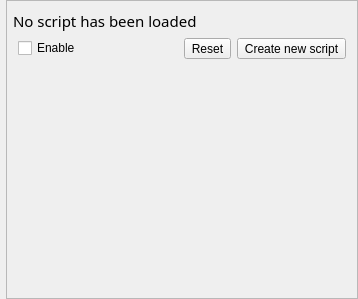
<?xml version="1.0" encoding="UTF-8"?>
<ui version="4.0">
 <class>LiveprogSelectionWidget</class>
 <widget class="QWidget" name="LiveprogSelectionWidget">
  <property name="geometry">
   <rect>
    <x>0</x>
    <y>0</y>
    <width>358</width>
    <height>299</height>
   </rect>
  </property>
  <property name="windowTitle">
   <string>Form</string>
  </property>
  <layout class="QVBoxLayout" name="verticalLayout">
   <property name="leftMargin">
    <number>0</number>
   </property>
   <property name="topMargin">
    <number>0</number>
   </property>
   <property name="rightMargin">
    <number>0</number>
   </property>
   <property name="bottomMargin">
    <number>0</number>
   </property>
   <item>
    <layout class="QHBoxLayout" name="horizontalLayout_13">
     <property name="leftMargin">
      <number>0</number>
     </property>
     <item>
      <layout class="QVBoxLayout" name="verticalLayout_23">
       <property name="leftMargin">
        <number>0</number>
       </property>
       <property name="rightMargin">
        <number>0</number>
       </property>
       <item>
        <widget class="FileSelectionWidget" name="files" native="true"/>
       </item>
      </layout>
     </item>
     <item>
      <widget class="QScrollArea" name="scrollarea">
       <property name="widgetResizable">
        <bool>true</bool>
       </property>
       <widget class="QWidget" name="liveprog_scrollareacontent">
        <property name="geometry">
         <rect>
          <x>0</x>
          <y>0</y>
          <width>346</width>
          <height>295</height>
         </rect>
        </property>
        <layout class="QVBoxLayout" name="verticalLayout_24">
         <property name="sizeConstraint">
          <enum>QLayout::SetDefaultConstraint</enum>
         </property>
         <property name="leftMargin">
          <number>6</number>
         </property>
         <property name="rightMargin">
          <number>6</number>
         </property>
         <item>
          <widget class="ScrollText" name="name">
           <property name="minimumSize">
            <size>
             <width>0</width>
             <height>22</height>
            </size>
           </property>
           <property name="font">
            <font>
             <family>Noto Sans</family>
             <pointsize>11</pointsize>
             <weight>50</weight>
             <italic>false</italic>
             <bold>false</bold>
             <underline>false</underline>
             <strikeout>false</strikeout>
            </font>
           </property>
           <property name="text">
            <string>No script has been loaded</string>
           </property>
          </widget>
         </item>
         <item>
          <layout class="QVBoxLayout" name="verticalLayout_27">
           <property name="leftMargin">
            <number>5</number>
           </property>
           <property name="topMargin">
            <number>0</number>
           </property>
           <property name="rightMargin">
            <number>5</number>
           </property>
           <item>
            <layout class="QHBoxLayout" name="horizontalLayout_18">
             <property name="topMargin">
              <number>0</number>
             </property>
             <item>
              <widget class="QCheckBox" name="enable">
               <property name="text">
                <string>Enable</string>
               </property>
              </widget>
             </item>
             <item>
              <widget class="QToolButton" name="reset">
               <property name="text">
                <string>Reset</string>
               </property>
              </widget>
             </item>
             <item>
              <widget class="QToolButton" name="editScript">
               <property name="text">
                <string>Create new script</string>
               </property>
              </widget>
             </item>
            </layout>
           </item>
           <item>
            <layout class="QVBoxLayout" name="ui_container">
             <property name="topMargin">
              <number>0</number>
             </property>
            </layout>
           </item>
           <item>
            <spacer name="verticalSpacer_9">
             <property name="orientation">
              <enum>Qt::Vertical</enum>
             </property>
             <property name="sizeHint" stdset="0">
              <size>
               <width>20</width>
               <height>40</height>
              </size>
             </property>
            </spacer>
           </item>
          </layout>
         </item>
        </layout>
       </widget>
      </widget>
     </item>
    </layout>
   </item>
  </layout>
 </widget>
 <customwidgets>
  <customwidget>
   <class>ScrollText</class>
   <extends>QLabel</extends>
   <header>interface/WidgetMarqueeLabel.h</header>
  </customwidget>
  <customwidget>
   <class>FileSelectionWidget</class>
   <extends>QWidget</extends>
   <header>interface/FileSelectionWidget.h</header>
   <container>1</container>
  </customwidget>
 </customwidgets>
 <resources/>
 <connections/>
</ui>
